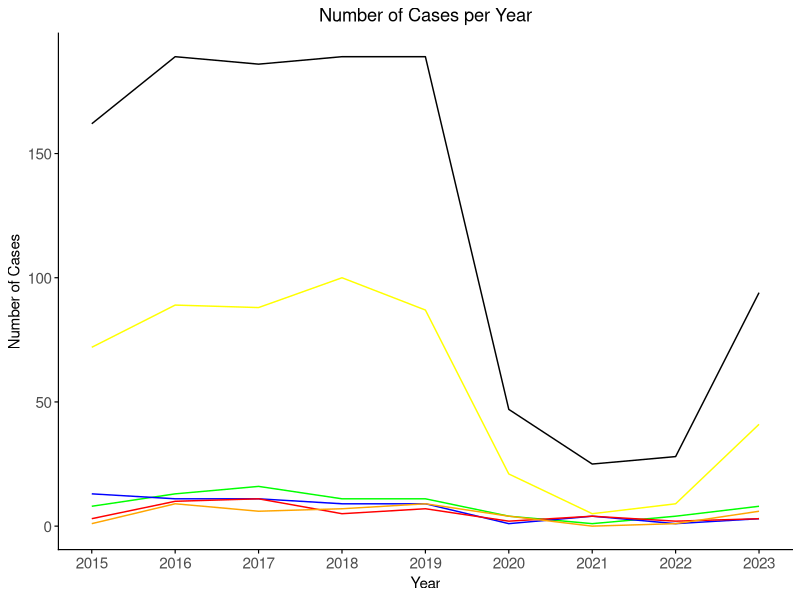
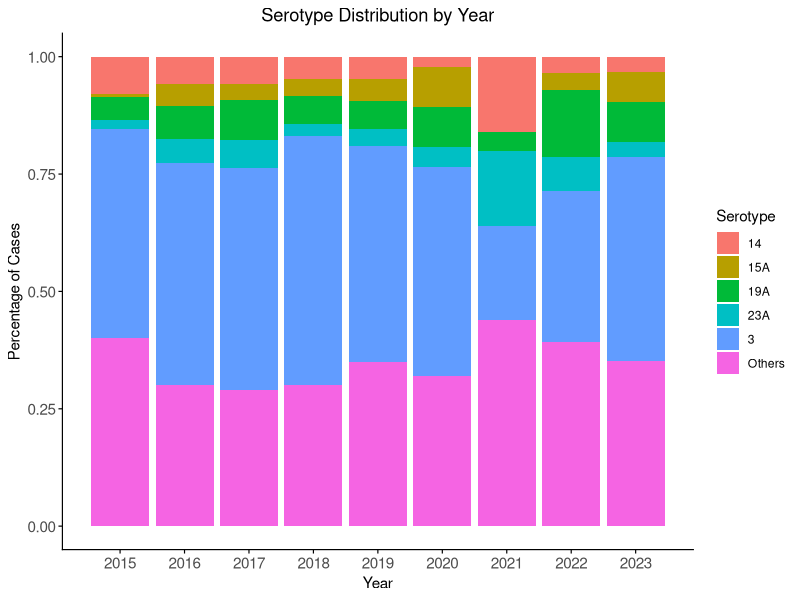

Recreate these plots in R, in order.
library(readxl)
library(tidyverse)
library(dplyr)

case_count_table <- read_excel('case_count_all_years.xlsx', 'Table')

title_list <- colnames(case_count_table)[2:6]

case_count_table = select(case_count_table,  -c('Year'))  #remove the col of year 

for (i in 1:9){
  case_count_table[i, 'Others'] <- case_count_table[i, 6] - sum(case_count_table[i, 1:5])
}

row.names(case_count_table)= 2015:2023
colnames(case_count_table) <- c("serotype_3", 'serotype_19A', 'serotype_14', 'serotype_23A', 'serotype_15A', 'Total','Others')

new_theme <- theme_classic()
theme_set(new_theme)

graph_all <- ggplot(case_count_table, aes(2015:2023)) +       # Create ggplot2 plot
geom_line(aes(y = serotype_3, group=1), color= 'yellow') +
geom_line(aes(y = serotype_19A, group=1), color= 'green') +
geom_line(aes(y = serotype_14,group=1), color= 'blue') + 
geom_line(aes(y = serotype_23A, group=1), color = 'red' ) +
geom_line(aes(y = serotype_15A, group=1), color = 'orange') +
geom_line(aes(y = Total, group=1), color = 'black') +  
theme(plot.title = element_text(hjust = 0.5), text = element_text(size = 11),axis.text = element_text(size = 11),
      axis.line = element_line(color = "black", linewidth = .4, lineend = "square"), axis.ticks = element_line(color = "black", size = 0.4), 
      axis.ticks.length=unit(.1, "cm"))+scale_x_continuous(breaks = seq(2015, 2023, by = 1))+
xlab(paste("Year", sep = ""))+
  ylab ("Number of Cases")+ ggtitle('Number of Cases per Year') 

ggsave(graph_all, file=paste0("All_plot_1",".pdf"), width = 15, height = 12, units = "cm")

case_percentage <- read_excel('case_count_all_years.xlsx', 'Percentage')
graph_dist <- ggplot(data = case_percentage, aes(x = Year, y = Percentage, fill = Serotype)) + 
geom_bar(position = "fill", stat = "identity") +
theme(plot.title = element_text(hjust = 0.5), text = element_text(size = 11),axis.text = element_text(size = 11),
        axis.line = element_line(color = "black", linewidth = .4, lineend = "square"), axis.ticks = element_line(color = "black", size = 0.4), 
        axis.ticks.length=unit(.1, "cm"))+scale_x_continuous(breaks = seq(2015, 2023, by = 1))+
xlab(paste("Year", sep = ""))+
ylab ("Percentage of Cases")+ ggtitle('Serotype Distribution by Year')   

ggsave(graph_dist, file=paste0("graph_dist_1",".pdf"), width = 15, height = 12, units = "cm")

